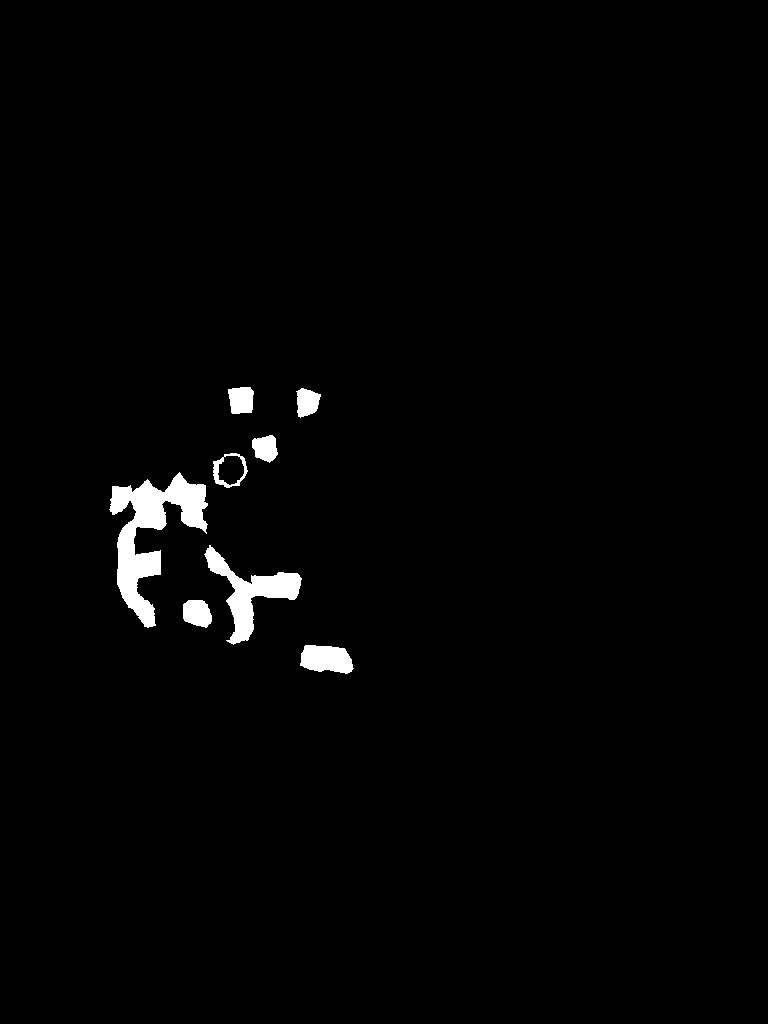
#> input picture saved_data/result/scripts de teste/ContornoAtivo/lesao.png, 768 x 1024 px
$ python activeContourMethod.py
#> lines starting #> are read from the running program, lines starting #| are printed output that depends on the picture; after the words box and inside, x2 and y2 are one past the last pixel; in counts of white or black regions, pixels touching at a corner belong together
import numpy as np
import matplotlib.pyplot as plt
from skimage.color import rgb2gray
from skimage import data
from skimage import io,  img_as_float, img_as_ubyte, img_as_int
from skimage.filters import gaussian
from skimage.segmentation import active_contour
from skimage.segmentation import (morphological_chan_vese,
                                  morphological_geodesic_active_contour,
                                  inverse_gaussian_gradient,
                                  checkerboard_level_set)
from skimage import measure
from skimage.morphology import convex_hull_image, convex_hull_object
from skimage.morphology import square, dilation
import cv2 as cv


img = io.imread('lesao.png')
#> img: shape (1024, 768); 1.6% white; 8 white regions, largest, box (x1, y1, x2, y2) and area: (109, 472, 208, 628) 5716, (204, 545, 302, 645) 2918, (300, 645, 354, 674) 1199

img_gray = rgb2gray(img)

hull = convex_hull_object(img)
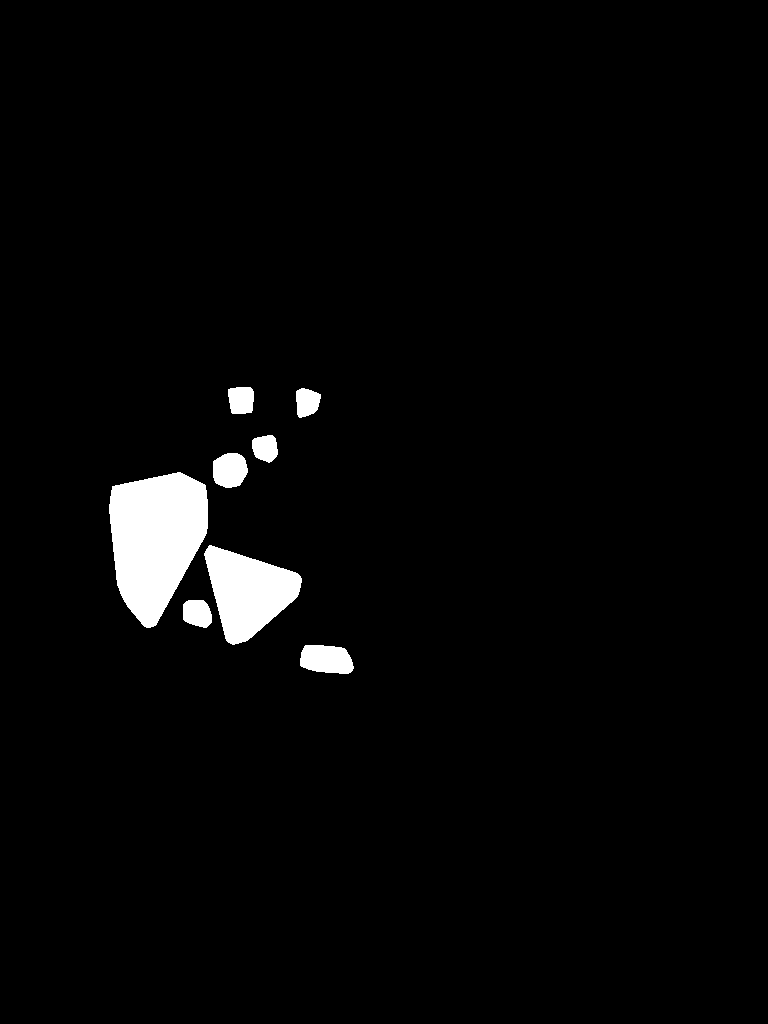
#> hull: shape (1024, 768) bool; 2.7% white; 8 white regions, largest, box (x1, y1, x2, y2) and area: (109, 472, 208, 628) 10937, (204, 545, 302, 645) 5800, (300, 645, 354, 674) 1282

#hull_dilated = dilation(hull, square(28 ))
contours = measure.find_contours(hull, 0.5)
#> contours = 8 point arrays, longest 511 points
#order the contours in decrescent order and get the biggest one
biggest_contour = sorted(contours, key=lambda x: len(x), reverse=True)[0]
#> biggest_contour = 511 pairs, first value 471.5 to 627.5, second value 108.5 to 207.5


# [4 lines of commented-out code are left out]

smoothed_img = gaussian(img_gray, 4)
snake = active_contour(smoothed_img,
                       biggest_contour, alpha=0.001, beta=20, gamma=0.001, w_edge=0)
#> snake = 511 pairs, first value 475.1 to 615, second value 109.6 to 203.6

gimage = inverse_gaussian_gradient(img)
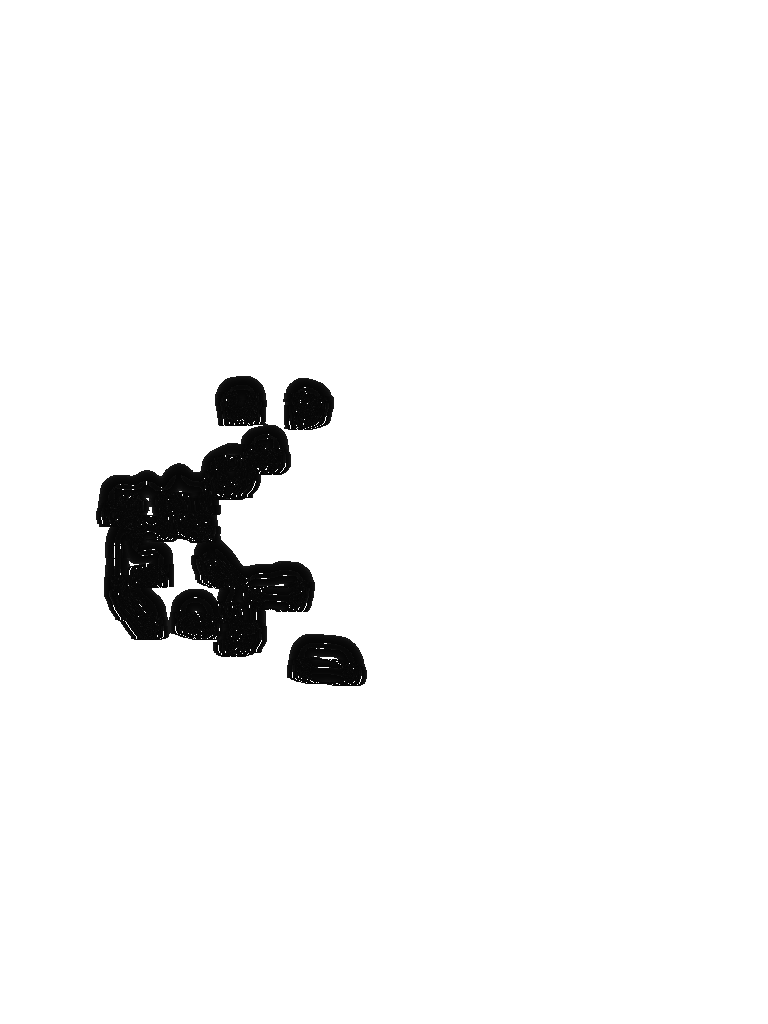
#> gimage: shape (1024, 768) float64; min 0.0258, max 1, mean 0.956
evolution = []
#callback = store_evolution_in(evolution)
#> (the run stopped early here; a loop or call above may not have finished)

$ run again, with saved_data/result/scripts de teste/ContornoAtivo/img3.png copied over saved_data/result/scripts de teste/ContornoAtivo/lesao.png
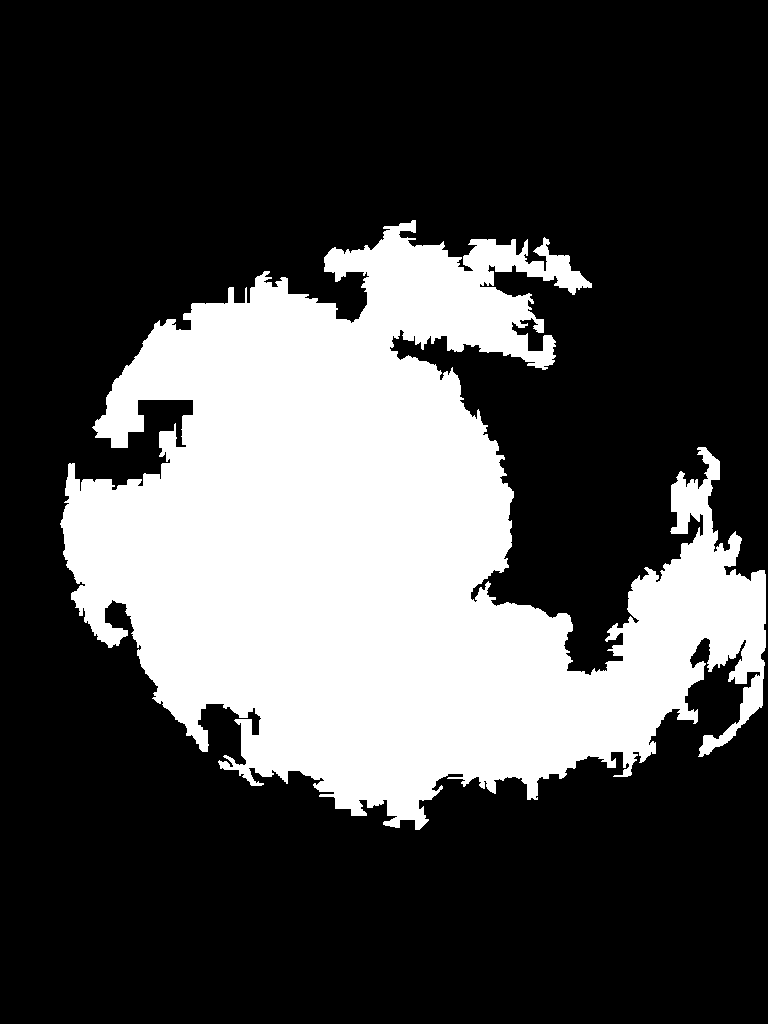
#> input picture saved_data/result/scripts de teste/ContornoAtivo/img3.png, 768 x 1024 px
#> img: shape (1024, 768); 29.1% white; 1 white region, box (x1, y1, x2, y2) and area: (60, 220, 766, 830) 228477
#> `hull = convex_hull_object(img)`:
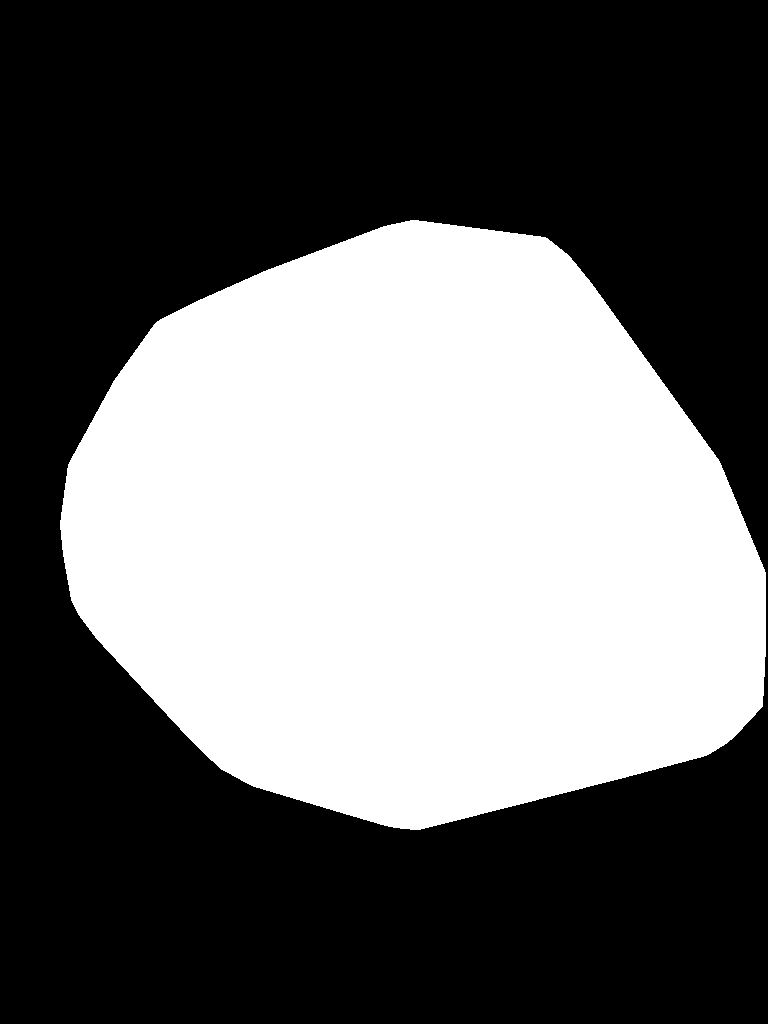
#> hull: shape (1024, 768) bool; 40.8% white; 1 white region, box (x1, y1, x2, y2) and area: (60, 220, 766, 830) 320970
#> contours = 1 point arrays, longest 2633 points
#> biggest_contour = 2633 pairs, first value 219.5 to 829.5, second value 59.5 to 765.5
#> snake = 2633 pairs, first value 222 to 826.9, second value 60.68 to 766.8
#> `gimage = inverse_gaussian_gradient(img)`:
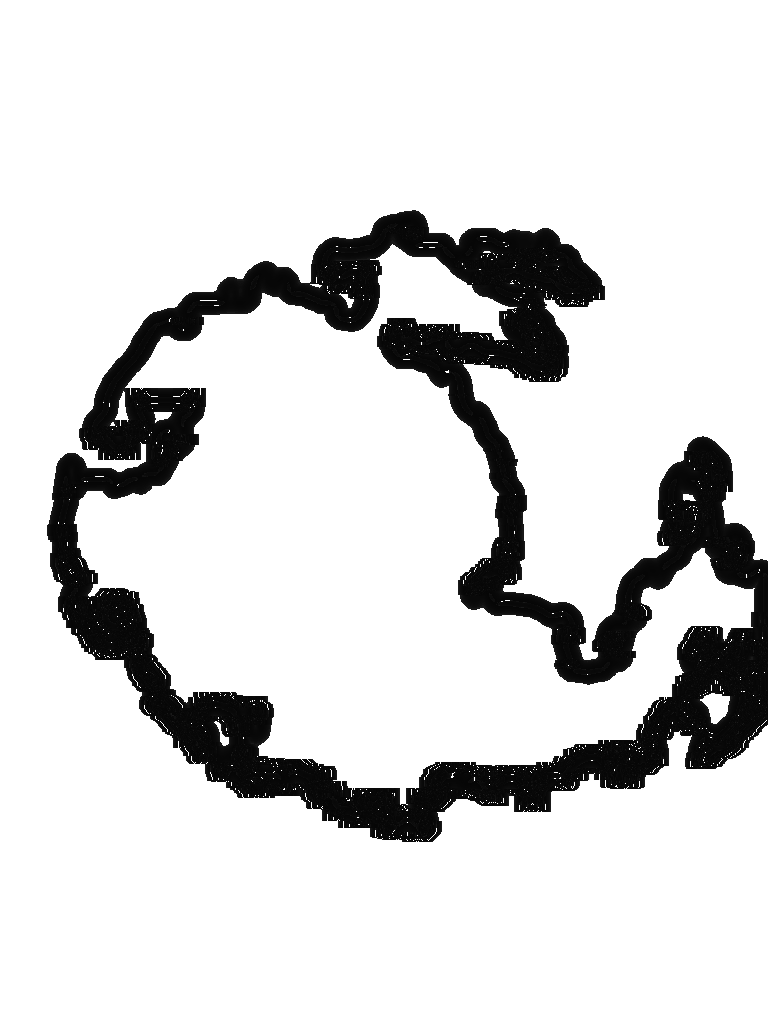
#> gimage: shape (1024, 768) float64; min 0.0258, max 1, mean 0.855
